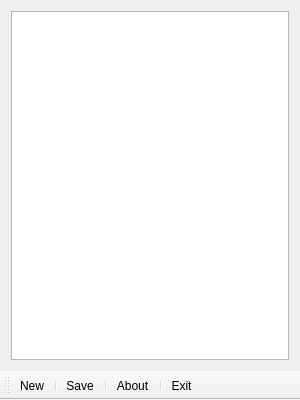
<?xml version="1.0" encoding="UTF-8"?>
<ui version="4.0">
 <class>CTWRT</class>
 <widget class="QMainWindow" name="CTWRT">
  <property name="geometry">
   <rect>
    <x>0</x>
    <y>0</y>
    <width>300</width>
    <height>400</height>
   </rect>
  </property>
  <property name="windowTitle">
   <string>CTWRT</string>
  </property>
  <widget class="QWidget" name="centralWidget">
   <layout class="QGridLayout" name="gridLayout">
    <item row="0" column="0">
     <widget class="QTextEdit" name="textEdit"/>
    </item>
   </layout>
  </widget>
  <widget class="QToolBar" name="mainToolBar">
   <attribute name="toolBarArea">
    <enum>BottomToolBarArea</enum>
   </attribute>
   <attribute name="toolBarBreak">
    <bool>false</bool>
   </attribute>
   <addaction name="action_New"/>
   <addaction name="separator"/>
   <addaction name="action_Save"/>
   <addaction name="separator"/>
   <addaction name="action_About"/>
   <addaction name="separator"/>
   <addaction name="action_Exit"/>
  </widget>
  <action name="action_New">
   <property name="text">
    <string>&amp;New</string>
   </property>
   <property name="shortcut">
    <string>Ctrl+N</string>
   </property>
  </action>
  <action name="action_Save">
   <property name="text">
    <string>&amp;Save</string>
   </property>
   <property name="shortcut">
    <string>Ctrl+S</string>
   </property>
  </action>
  <action name="action_About">
   <property name="text">
    <string>&amp;About</string>
   </property>
  </action>
  <action name="action_Exit">
   <property name="text">
    <string>&amp;Exit</string>
   </property>
  </action>
 </widget>
 <layoutdefault spacing="6" margin="11"/>
 <resources/>
 <connections/>
</ui>
